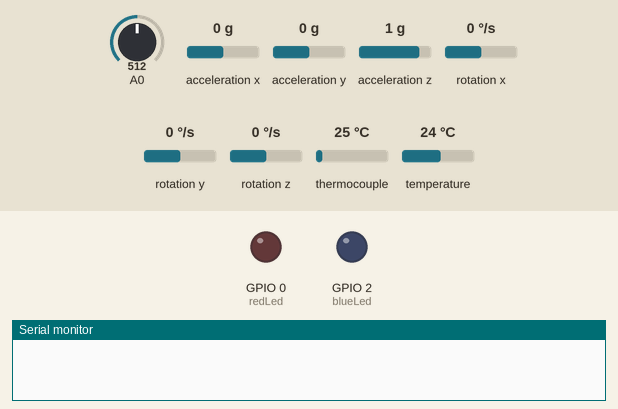
This program was run on a simulated ESP8266 (NodeMCU). Shown: output pins drawn as LEDs (lit = HIGH), the last lines printed to the serial monitor. Inputs (shaded band) come from the test bench; at power-on: A0 = 512, acceleration x 0 g, acceleration y 0 g, acceleration z 1 g, rotation x 0 °/s, rotation y 0 °/s, rotation z 0 °/s, thermocouple 25 °C, temperature 24 °C. WiFi joins after 1.5 s; servers stay silent unless stated; no MQTT or app messages arrive unless stated.

Above: at 0.0 s.
At 1.7 s:
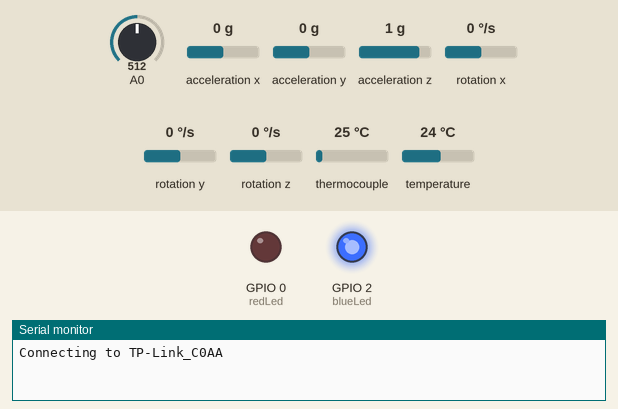
At 2.5 s:
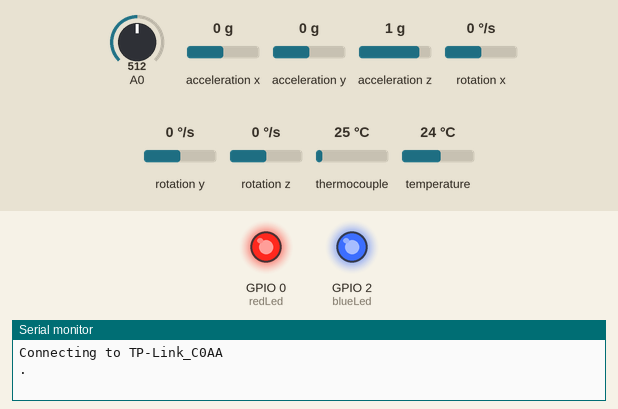
At 5.1 s:
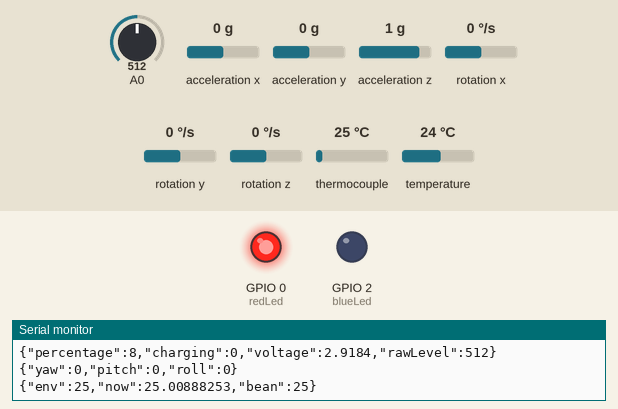
Timing chart, 0 to 6.6 s (numbered marks = the images above):
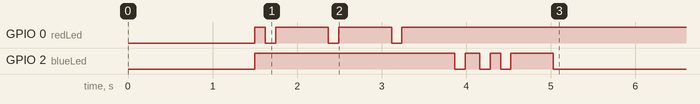

The program:

main.cpp
```cpp
#include <Arduino.h>

#include "led.h"
#include "wifi.h"
#include "mqtt.h"
#include "gyro.h"
#include "battery.h"
#include "temp.h"

const int startupDelay = 1500;

void setup() {
    delay(startupDelay);
    Led::setup();
//#ifdef DEBUG
    Serial.begin(115200);
//    // todo timhle asi obalit tohle a pak logovani
//#endif
//
    Wifi::connect();
    Mqtt::connect();
    Gyro::setup();
    Temp::setup();
    Led::turnOnBlue();
}

void loop() {
    Mqtt::testConnection();
    Battery::readAndPublish();
    Gyro::readAndPublish();
    Temp::readAndPublish();
}
```

battery.h
```cpp
#ifndef ROASTER_PROBE_BATTERY_H
#define ROASTER_PROBE_BATTERY_H

#include <Arduino.h>

namespace Battery {
    extern unsigned long previousMillis;
    void readAndPublish();
}

#endif //ROASTER_PROBE_BATTERY_H
```

gyro.h
```cpp
#ifndef ROASTER_PROBE_GYRO_H
#define ROASTER_PROBE_GYRO_H

namespace Gyro {
    extern unsigned long previousMillis;

    void setup();

    void readAndPublish();

}

#endif //ROASTER_PROBE_GYRO_H
```

led.h
```cpp
#ifndef ROASTER_PROBE_LED_H
#define ROASTER_PROBE_LED_H

#include <Arduino.h>

#pragma once

namespace Led {

    void flash(bool red, bool blue, int flashCount);

    void flashRed(int flashCount);

    void flashBlue(int flashCount);

    void setup();

    void turnOnBlue();
}

#endif //ROASTER_PROBE_LED_H
```

mqtt.h
```cpp
#ifndef ROASTER_PROBE_MQTT_H
#define ROASTER_PROBE_MQTT_H

#pragma once

#include <WString.h>

namespace Mqtt {
    void connect();

    void testConnection();

    void publishLog(const char *message);

    void publishBattery(int percentage, int charging, double voltage, int rawLevel);

    void publishGyro(double yaw, double pitch, double roll);

    void publishTemp(double Tmax, double Tnow, double Tmin);
}


#endif //ROASTER_PROBE_MQTT_H
```

temp.h
```cpp
#ifndef ROASTER_PROBE_TEMP_H
#define ROASTER_PROBE_TEMP_H

namespace Temp {
    extern unsigned long previousMillis;
    extern unsigned long previousPublishMillis;

    void setup();

    void readAndPublish();

}

#endif //ROASTER_PROBE_TEMP_H
```

wifi.h
```cpp
#ifndef ROASTER_PROBE_WIFI_H
#define ROASTER_PROBE_WIFI_H

namespace Wifi {
    void connect();
}


#endif //ROASTER_PROBE_WIFI_H
```

battery.cpp
```cpp
#include "battery.h"
#include "mqtt.h"

#define READRATE 5000

using namespace Battery;

unsigned long Battery::previousMillis = 0;

void Battery::readAndPublish() {
    unsigned long currentMillis = millis();
    if (currentMillis - previousMillis > READRATE) {
        // save the last time you blinked the LED
        previousMillis = currentMillis;

        int rawLevel = analogRead(A0);
        // the 10kΩ/47kΩ voltage divider reduces the voltage, so the ADC Pin can handle it
        // According to Wolfram Alpha, this results in the following values:
        // 10kΩ/(47kΩ+10kΩ)*  5v = 0.8772v
        // 10kΩ/(47kΩ+10kΩ)*3.7v = 0.649v
        // 10kΩ/(47kΩ+10kΩ)*3.1v = 0.544
        // * i asumed 3.1v as minimum voltage => see LiPO discharge diagrams
        // the actual minimum i've seen was 467, which would be 2.7V immediately before automatic cutoff
        // a measurement on the LiPo Pins directly resulted in >3.0V, so thats good to know, but no danger to the battery.

        // convert battery level to percent
        int level = map(rawLevel, 500, 649, 0, 100);

        // i'd like to report back the real voltage, so apply some math to get it back
        // 1. convert the ADC level to a float
        // 2. divide by (R2[1] / R1 + R2)
        // [1] the dot is a trick to handle it as float
        double realVoltage = (double) rawLevel / 1000 / (10000. / (47000 + 10000));

        // cap level to 100%, just for graphing, i don't want to see your lab, when the battery actually gets to that level
        int percentage = level < 150 ? level : 100;
        // USB is connected if the reading is ~870, as the voltage will be 5V, so we assume it's charging
        int charging = rawLevel > 800 ? 1 : 0;

        Mqtt::publishBattery(percentage, charging, realVoltage, rawLevel);
    }
};
```

gyro.cpp
```cpp
#include "gyro.h"
#include <Arduino.h>
#include "MPU6050_6Axis_MotionApps_V6_12.h"
#include "Wire.h"
#include "mqtt.h"

#define READRATE 500

using namespace Gyro;

MPU6050 mpu;

bool dmpReady = false;
uint8_t fifoBuffer[64];

Quaternion q;           // [w, x, y, z]         quaternion container
VectorFloat gravity;    // [x, y, z]            gravity vector

float ypr[3];

unsigned long Gyro::previousMillis = 0;

void Gyro::setup() {
    Wire.begin();
    Wire.setClock(400000); // 400kHz I2C clock. Comment this line if having compilation difficulties

    mpu.initialize();
    // todo toto postelovat
//    mpu.setXGyroOffset(220);
//    mpu.setYGyroOffset(76);
//    mpu.setZGyroOffset(-85);
//    mpu.setZAccelOffset(1788); // 1688 factory default for my test chip
    if (mpu.dmpInitialize() == 0) {
        mpu.CalibrateAccel(6);
        mpu.CalibrateGyro(6);
        mpu.setDMPEnabled(true);
        dmpReady = true;
    } else {
        Mqtt::publishLog("DMP Initialization failed");
    }
}

void Gyro::readAndPublish() {
    if (!dmpReady) return;

    unsigned long currentMillis = millis();
    if (currentMillis - previousMillis > READRATE) {
        previousMillis = currentMillis;
        if (mpu.dmpGetCurrentFIFOPacket(fifoBuffer)) {
            mpu.dmpGetQuaternion(&q, fifoBuffer);
            mpu.dmpGetGravity(&gravity, &q);
            mpu.dmpGetYawPitchRoll(ypr, &q, &gravity);
            Mqtt::publishGyro(ypr[0] * 180 / M_PI, ypr[1] * 180 / M_PI, ypr[2] * 180 / M_PI);
        }
    }
}
```

led.cpp
```cpp
#include <Arduino.h>
#include "led.h"

using namespace Led;

const int blueLed = 2;
const int redLed = 0;

void Led::setup() {
    pinMode(redLed, OUTPUT);
    pinMode(blueLed, OUTPUT);
    digitalWrite(redLed, HIGH);
    digitalWrite(blueLed, HIGH);
}

void Led::flashRed(int flashCount) {
    flash(true, false, flashCount);
}

void Led::flashBlue(int flashCount) {
    flash(false, true, flashCount);
}

void Led::turnOnBlue() {
    digitalWrite(blueLed, LOW);
}

void Led::flash(bool red, bool blue, int flashCount = 1) {
    do {
        if (flashCount > 0) {
            delay(123);
        }
        if (red) {
            digitalWrite(redLed, LOW);
        }
        if (blue) {
            digitalWrite(blueLed, LOW);
        }
        delay(123);
        if (red) {
            digitalWrite(redLed, HIGH);
        }
        if (blue) {
            digitalWrite(blueLed, HIGH);
        }
    } while (--flashCount > 0);
}
```

mqtt.cpp
```cpp
#include "mqtt.h"
#include <ESP8266WiFi.h>
#include <Adafruit_MQTT.h>
#include <Adafruit_MQTT_Client.h>
#include <ArduinoJson.h>
#include "led.h"

#define SERVERNAME      "raspberrypi.local"
#define SERVERPORT      1883
#define USERNAME        "roaster"
#define PASSWORD        "roastervole"

using namespace Mqtt;

// Uncomment/comment to turn on/off debug output messages.
//#define MQTT_DEBUG

WiFiClient client;
Adafruit_MQTT_Client mqtt(&client, SERVERNAME, SERVERPORT, USERNAME, PASSWORD);

Adafruit_MQTT_Publish batteryFeed = Adafruit_MQTT_Publish(&mqtt, "/feeds/battery");
Adafruit_MQTT_Publish logFeed = Adafruit_MQTT_Publish(&mqtt, "/feeds/logs");
Adafruit_MQTT_Publish gyroFeed = Adafruit_MQTT_Publish(&mqtt, "/feeds/gyro");
Adafruit_MQTT_Publish tempFeed = Adafruit_MQTT_Publish(&mqtt, "/feeds/temp");

void Mqtt::connect() {
    Serial.println(F("Connecting to MQTT Broker...!"));
    int8_t ret;
    while ((ret = mqtt.connect()) != 0) {
        Led::flashRed(2);
        Serial.println(mqtt.connectErrorString(ret));
        if (ret >= 0) {
            mqtt.disconnect();
        }
        Serial.println(F("."));
        delay(5000);
    }
    Led::flashBlue(2);
    Serial.println(F("MQTT Broker Connected!"));
}

void Mqtt::testConnection() {
    if (!mqtt.ping(3)) {
        // reconnect to MQTT Broker
        if (!mqtt.connected()) {
            connect();
            Serial.println(F("MQTT Connection Restarted"));
        }
    }
}

void Mqtt::publishLog(const char *message) {
    Serial.println(message);
    logFeed.publish(message);
}


const size_t capacityBattery = JSON_OBJECT_SIZE(4);

void Mqtt::publishBattery(int percentage, int charging, double voltage, int rawLevel) {
    char output[128];
    DynamicJsonDocument doc(capacityBattery);

    doc["percentage"] = percentage;
    doc["charging"] = charging;
    doc["voltage"] = voltage;
    doc["rawLevel"] = rawLevel;

    serializeJson(doc, output);
    //TODO DEBUG IFDEF
    serializeJson(doc, Serial);
    Serial.println();
    batteryFeed.publish(output);
}

const size_t capacityGyro = JSON_OBJECT_SIZE(3);

void Mqtt::publishGyro(double yaw, double pitch, double roll) {
    char output[128];
    DynamicJsonDocument doc(capacityGyro);

    doc["yaw"] = yaw;
    doc["pitch"] = pitch;
    doc["roll"] = roll;

    serializeJson(doc, output);
    //TODO DEBUG IFDEF
    serializeJson(doc, Serial);
    Serial.println();
    gyroFeed.publish(output);
}

const size_t capacityTemp = JSON_OBJECT_SIZE(3);

void Mqtt::publishTemp(double Tmax, double Tnow, double Tmin) {
    char output[128];
    DynamicJsonDocument doc(capacityTemp);

    doc["env"] = Tmax;
    doc["now"] = Tnow;
    doc["bean"] = Tmin;

    serializeJson(doc, output);
    //TODO DEBUG IFDEF
    serializeJson(doc, Serial);
    Serial.println();
    tempFeed.publish(output);
}
```

temp.cpp
```cpp
#include "temp.h"
#include "mqtt.h"
#include <Arduino.h>
#include "Adafruit_MAX31855.h"

#define READRATE       500
#define PUBLISHRATE    2000
#define DO             12      // Orange wire
#define CS             13      // Green Wire
#define CLK            15      // Yellow Wire

using namespace Temp;

unsigned long Temp::previousMillis = 0;
unsigned long Temp::previousPublishMillis = 0;

Adafruit_MAX31855 thermocouple(CLK, CS, DO);

int TmaxLoopCount = 0;                                              // # of measurements since Tmax was set
int TminLoopCount = 0;                                              // # of measurements since Tmin was set

double Tmin;                                                      // best estimate of minumum temperature (this is bean mass temp)
double Tmax;                                                      // best estimate of maximum temperature (this is environmental temp)
double Tnow;                                                      // current thermocouple reading (t=0)
double Tlast;                                                     // last thermocouple reading (t=-1)
double T_dif_now;                                                 // temp difference between most recent readings(t = 0 and = -1)
double T_dif_last;                                                // temp difference between previous two readings (t = -1 and t = -2)

double lineariseTemperature(double coldJunctionCelsiusTemperatureReading, double externalCelsiusTemperatureReading);

void Temp::setup() {
    if (!thermocouple.begin()) {
        Mqtt::publishLog("Thermocouple error");
    }
    Tmin = thermocouple.readCelsius();
    Tlast = Tnow = Tmax = Tmin;
    T_dif_now = 0;
    T_dif_last = 0;
}

void Temp::readAndPublish() {
    unsigned long currentMillis = millis();
    if (currentMillis - previousMillis > READRATE) {
        previousMillis = currentMillis;
        Tnow = lineariseTemperature(thermocouple.readInternal(), thermocouple.readCelsius());

        TminLoopCount++;
        TmaxLoopCount++;
        T_dif_now = Tnow - Tlast;
        if (T_dif_now >= 0.0 && T_dif_last < 0.0 && TminLoopCount > 1) {    // this is a local minimum
            Tmin = Tlast;                                                    // best estimate of bean mass temp
            TminLoopCount = 0;                                               // reset loop counter
        }
        if (T_dif_now <= 0.0 && T_dif_last > 0.0 && TmaxLoopCount > 1) {    // this is a local maximum
            Tmax = Tlast;                                                    // best estimate of environmental temp
            TmaxLoopCount = 0;                                               // reset loop counter
        }
        Tlast = Tnow;
        T_dif_last = T_dif_now;
    }
    if (currentMillis - previousPublishMillis > PUBLISHRATE) {
        previousPublishMillis = currentMillis;
        Mqtt::publishTemp(Tmax, Tnow, Tmin);
    }
}


double lineariseTemperature(double coldJunctionCelsiusTemperatureReading, double externalCelsiusTemperatureReading) {

    // Initialize variables.
    int i = 0; // Counter for arrays
    double thermocoupleVoltage = 0;
    double internalVoltage = 0;
    double correctedTemperature = 0;

    // Steps 1 & 2. Subtract cold junction temperature from the raw thermocouple temperature.
    thermocoupleVoltage =
            (externalCelsiusTemperatureReading - coldJunctionCelsiusTemperatureReading) * 0.041276; // C * mv/C = mV

    // Step 3. Calculate the cold junction equivalent thermocouple voltage.
    if (coldJunctionCelsiusTemperatureReading >= 0) { // For positive temperatures use appropriate NIST coefficients
        // Coefficients and equations available from http://srdata.nist.gov/its90/download/type_k.tab
        double c[] = {-0.176004136860E-01, 0.389212049750E-01, 0.185587700320E-04, -0.994575928740E-07,
                      0.318409457190E-09, -0.560728448890E-12, 0.560750590590E-15, -0.320207200030E-18,
                      0.971511471520E-22, -0.121047212750E-25};

        // Count the the number of coefficients. There are 10 coefficients for positive temperatures (plus three exponential coefficients),
        // but there are 11 coefficients for negative temperatures.
        int cLength = sizeof(c) / sizeof(c[0]);

        // Exponential coefficients. Only used for positive temperatures.
        double a0 = 0.118597600000E+00;
        double a1 = -0.118343200000E-03;
        double a2 = 0.126968600000E+03;

        // From NIST: E = sum(i=0 to n) c_i t^i + a0 exp(a1 (t - a2)^2), where E is the thermocouple voltage in mV and t is the temperature in degrees C.
        // In this case, E is the cold junction equivalent thermocouple voltage.
        // Alternative form: C0 + C1*internalTemp + C2*internalTemp^2 + C3*internalTemp^3 + ... + C10*internaltemp^10 + A0*e^(A1*(internalTemp - A2)^2)
        // This loop sums up the c_i t^i components.
        for (i = 0; i < cLength; i++) {
            internalVoltage += c[i] * pow(coldJunctionCelsiusTemperatureReading, i);
        }

        // This section adds the a0 exp(a1 (t - a2)^2) components.
        internalVoltage += a0 * exp(a1 * pow((coldJunctionCelsiusTemperatureReading - a2), 2));

    } else if (coldJunctionCelsiusTemperatureReading < 0) {
        // for negative temperatures
        double c[] = {0.000000000000E+00, 0.394501280250E-01, 0.236223735980E-04, -0.328589067840E-06,
                      -0.499048287770E-08, -0.675090591730E-10, -0.574103274280E-12, -0.310888728940E-14,
                      -0.104516093650E-16, -0.198892668780E-19, -0.163226974860E-22};

        // Count the number of coefficients.
        int cLength = sizeof(c) / sizeof(c[0]);

        // Below 0 degrees Celsius, the NIST formula is simpler and has no exponential components: E = sum(i=0 to n) c_i t^i
        for (i = 0; i < cLength; i++) {
            internalVoltage += c[i] * pow(coldJunctionCelsiusTemperatureReading, i);
        }
    }

    // Step 4. Add the cold junction equivalent thermocouple voltage calculated in step 3 to the thermocouple voltage calculated in step 2.
    double totalVoltage = thermocoupleVoltage + internalVoltage;

    // Step 5. Use the result of step 4 and the NIST voltage-to-temperature (inverse) coefficients to calculate the cold junction compensated, linearized temperature value.
    // The equation is in the form correctedTemp = d_0 + d_1*E + d_2*E^2 + ... + d_n*E^n, where E is the totalVoltage in mV and correctedTemp is in degrees C.
    // NIST uses different coefficients for different temperature subranges: (-200 to 0C), (0 to 500C) and (500 to 1372C).
    if (totalVoltage < 0) { // Temperature is between -200 and 0C.
        double d[] = {0.0000000E+00, 2.5173462E+01, -1.1662878E+00, -1.0833638E+00, -8.9773540E-01, -3.7342377E-01,
                      -8.6632643E-02, -1.0450598E-02, -5.1920577E-04, 0.0000000E+00};

        int dLength = sizeof(d) / sizeof(d[0]);
        for (i = 0; i < dLength; i++) {
            correctedTemperature += d[i] * pow(totalVoltage, i);
        }
    } else if (totalVoltage < 20.644) {
        // Temperature is between 0C and 500C.
        double d[] = {0.000000E+00, 2.508355E+01, 7.860106E-02, -2.503131E-01, 8.315270E-02, -1.228034E-02,
                      9.804036E-04, -4.413030E-05, 1.057734E-06, -1.052755E-08};
        int dLength = sizeof(d) / sizeof(d[0]);
        for (i = 0; i < dLength; i++) {
            correctedTemperature += d[i] * pow(totalVoltage, i);
        }
    } else if (totalVoltage < 54.886) {
        // Temperature is between 500C and 1372C.
        double d[] = {-1.318058E+02, 4.830222E+01, -1.646031E+00, 5.464731E-02, -9.650715E-04, 8.802193E-06,
                      -3.110810E-08, 0.000000E+00, 0.000000E+00, 0.000000E+00};
        int dLength = sizeof(d) / sizeof(d[0]);
        for (i = 0; i < dLength; i++) {
            correctedTemperature += d[i] * pow(totalVoltage, i);
        }
    } else {
        Mqtt::publishLog("Temperature is out of range, this should never happen!");
        // NIST only has data for K-type thermocouples from -200C to +1372C. If the temperature is not in that range, set temp to impossible value.
        correctedTemperature = NAN;
    }

    return correctedTemperature;
}
```

wifi.cpp
```cpp
#include <Arduino.h>
#include <ESP8266WiFi.h>
#include "wifi.h"
#include "led.h"

#define WLAN_SSID       "TP-Link_C0AA"
// todo https://github.com/tzapu/WiFiManager
#define WLAN_PASS       "***"

using namespace Wifi;

void Wifi::connect() {
    Serial.print(F("Connecting to "));
    Serial.println(WLAN_SSID);
    Serial.println();

    WiFi.begin(WLAN_SSID, WLAN_PASS);
    while (WiFi.status() != WL_CONNECTED) {
        Led::flashRed(1);
        delay(500);
        Serial.print(F("."));
    }
    Led::flashBlue(1);
    // print WiFi connection diagnostics
    Serial.println(F("WiFi connected"));
    Serial.println(F("IP address: "));
    Serial.println(WiFi.localIP());
}
```
